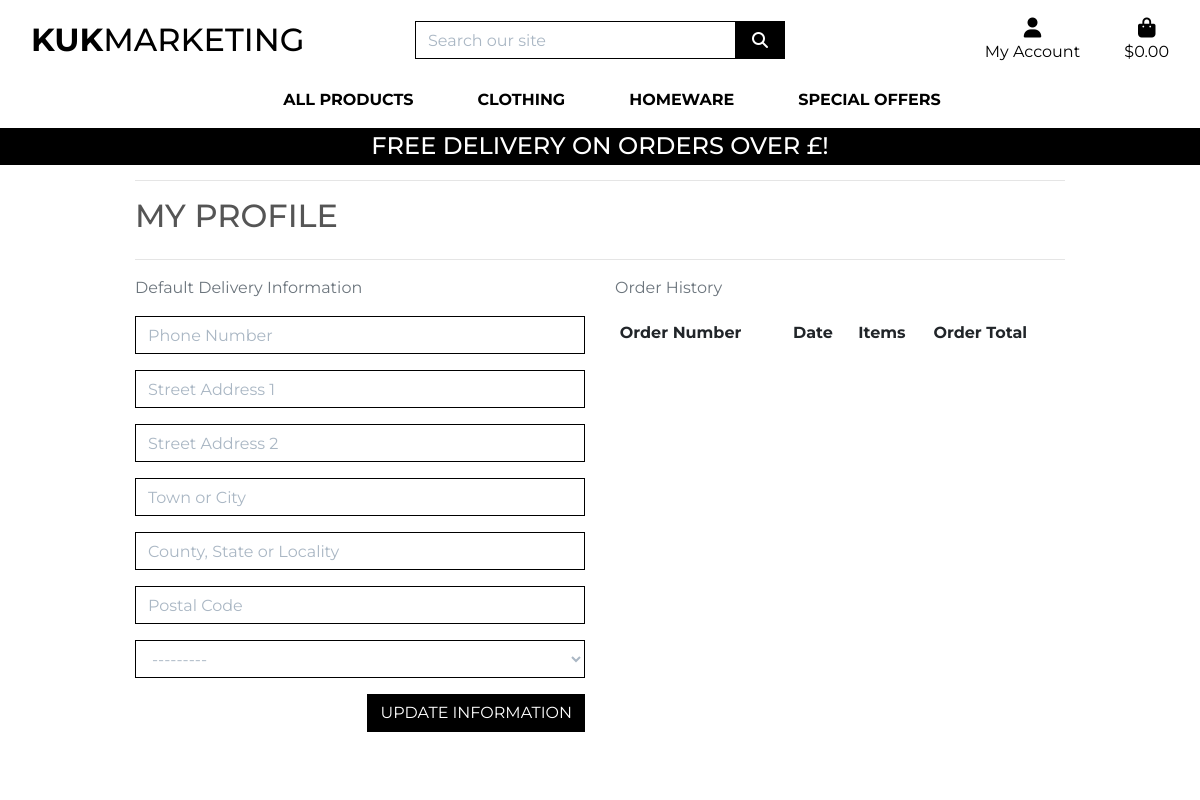
Before: /profile/ (signed in) with the older database file.
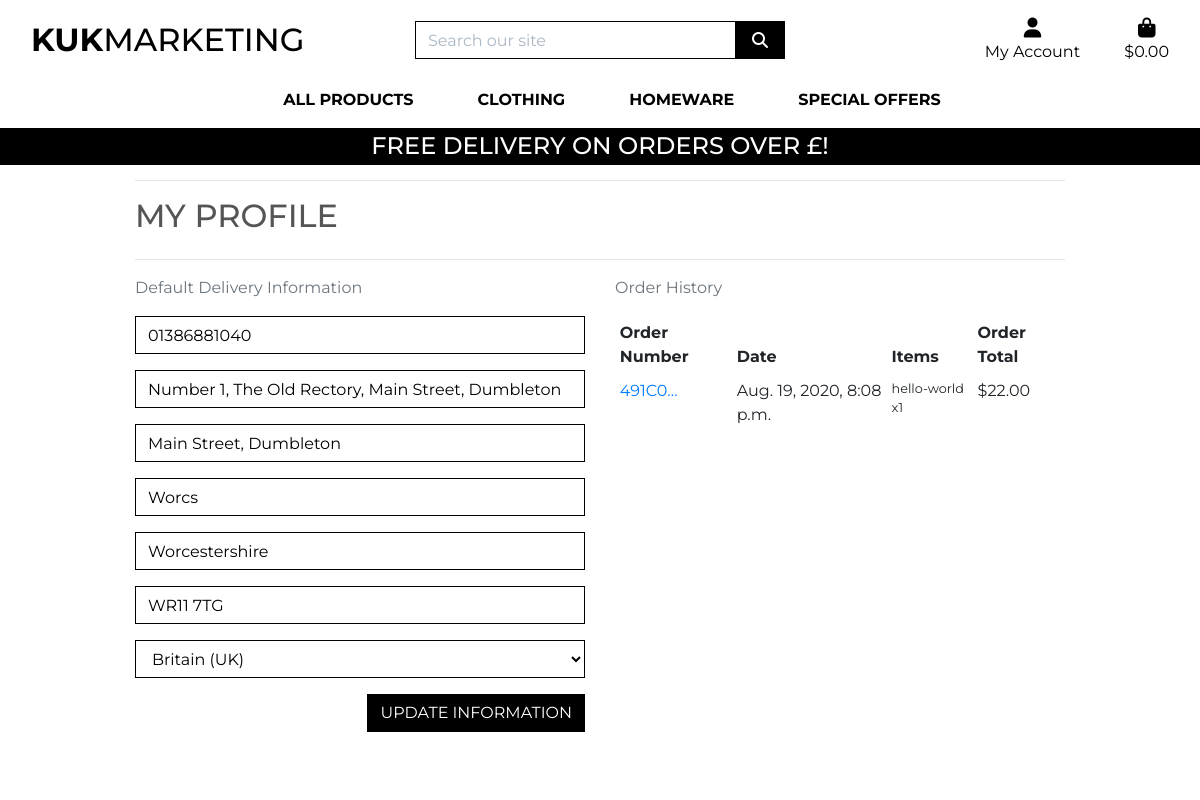
After: the same page with the newer database file.
### profiles/models.py (models this page shows, shortened)
class UserProfile(models.Model):
    user = models.OneToOneField(User, on_delete=models.CASCADE)
    default_phone_number = models.CharField(max_length=20, null=True, blank=True)
    default_street_address1 = models.CharField(max_length=80, null=True, blank=True)
    default_street_address2 = models.CharField(max_length=80, null=True, blank=True)
    default_town_or_city = models.CharField(max_length=40, null=True, blank=True)
    default_county = models.CharField(max_length=80, null=True, blank=True)
    default_postcode = models.CharField(max_length=20, null=True, blank=True)
    default_country = CountryField(blank_label='Country', null=True, blank=True)

### checkout/models.py (models this page shows, shortened)
class Order(models.Model):
    order_number = models.CharField(max_length=32, null=False, editable=False)
    user_profile = models.ForeignKey(UserProfile, on_delete=models.SET_NULL,
                                     null=True, blank=True, related_name='orders')
    full_name = models.CharField(max_length=50, null=False, blank=False)
    email = models.EmailField(max_length=254, null=False, blank=False)
    phone_number = models.CharField(max_length=20, null=False, blank=False)
    country = CountryField(blank_label='Country *', null=False, blank=False)
    postcode = models.CharField(max_length=20, null=True, blank=True)
    town_or_city = models.CharField(max_length=40, null=False, blank=False)
    street_address1 = models.CharField(max_length=80, null=False, blank=False)
    street_address2 = models.CharField(max_length=80, null=True, blank=True)
    county = models.CharField(max_length=80, null=True, blank=True)
    date = models.DateTimeField(auto_now_add=True)
    delivery_cost = models.DecimalField(max_digits=6, decimal_places=2, null=False, default=0)
    order_total = models.DecimalField(max_digits=10, decimal_places=2, null=False, default=0)
    grand_total = models.DecimalField(max_digits=10, decimal_places=2, null=False, default=0)
    original_bag = models.TextField(null=False, blank=False, default='')
    stripe_pid = models.CharField(max_length=254, null=False, blank=False, default='')

class OrderLineItem(models.Model):
    order = models.ForeignKey(Order, null=False, blank=False, on_delete=models.CASCADE, related_name='lineitems')
    product = models.ForeignKey(Product, null=False, blank=False, on_delete=models.CASCADE)
    product_size = models.CharField(max_length=2, null=True, blank=True) # XS, S, M, L, XL
    quantity = models.IntegerField(null=False, blank=False, default=0)
    lineitem_total = models.DecimalField(max_digits=6, decimal_places=2, null=False, blank=False, editable=False)

### products/models.py (models this page shows, shortened)
class Product(models.Model):
    category = models.ForeignKey('Category', null=True, blank=True, on_delete=models.SET_NULL)
    sku = models.CharField(max_length=254, null=True, blank=True)
    name = models.CharField(max_length=254)
    description = models.TextField()
    has_sizes = models.BooleanField(default=False, null=True, blank=True)
    price = models.DecimalField(max_digits=6, decimal_places=2)
    rating = models.DecimalField(max_digits=6, decimal_places=2, null=True, blank=True)
    image_url = models.URLField(max_length=1024, null=True, blank=True)
    image = models.ImageField(null=True, blank=True)

### profiles/views.py (the view)
# urls.py: path('profile/', include('profiles.urls')),
@login_required
def profile(request):
    profile = get_object_or_404(UserProfile, user=request.user)
    if request.method == 'POST':
        form = UserProfileForm(request.POST, instance=profile)
        if form.is_valid():
            form.save()
            messages.success(request, 'Profile updated successfully')
        else:
            messages.error(request, 'Update failed. Please ensure the form is valid.')
    else:
        form = UserProfileForm(instance=profile)
    orders = profile.orders.all()
    template = 'profiles/profile.html'
    context = {
        'form': form,
        'orders': orders,
        'on_profile_page': True
    }
    return render(request, template, context)

### bag/contexts.py (called while the page is built, shortened)
def bag_contents(request):
    bag_items = []
    total = 0
    product_count = 0
    bag = request.session.get('bag', {})
    if total < settings.FREE_DELIVERY_THRESHOLD:
        delivery = total * Decimal(settings.STANDARD_DELIVERY_PERCENTAGE / 100)
        free_delivery_delta = settings.FREE_DELIVERY_THRESHOLD - total
    else:
        delivery = 0
        free_delivery_delta = 0
    grand_total = delivery + total
    context = {
        'bag_items': bag_items,
        'total': total,
        'product_count': product_count,
        'delivery': delivery,
        'free_delivery_delta': free_delivery_delta,
        'free_delivery_threshold': settings.FREE_DELIVERY_THRESHOLD,
        'grand_total': grand_total,
    }
    return context

### profiles/templates/profiles/profile.html (shortened to what this page needs)
{% extends "base.html" %}
{% load static %}
{% block extra_css %}
    <link rel="stylesheet" href="{% static 'profiles/css/profile.css' %}">
{% endblock %}
{% block page_header %}
    <div class="container header-container">
    </div>
{% endblock %}
{% block content %}
    <div class="overlay"></div>
    <div class="container">
        <div class="row">
            <div class="col">
                <hr>
                <h2 class="logo-font mb-4">My Profile</h2>
                <hr>
            </div>
        </div>
        <div class="row">
            <div class="col-12 col-lg-6">
                <p class="text-muted">Default Delivery Information</p>
                <form class="mt-3" action="{% url 'profile' %}" method="POST" id="profile-update-form">
                    {{ form|crispy }}
                    <button class="btn btn-black rounded-0 text-uppercase float-right">Update Information</button>
                </form>
            </div>
            <div class="col-12 col-lg-6">
                <p class="text-muted">Order History</p>
                <div class="order-history table-responsive">
                    <table class="table table-sm table-borderless">
                        <thead>
                            <tr>
                                <th>Order Number</th>
                                <th>Date</th>
                                <th>Items</th>
                                <th>Order Total</th>
                            </tr>
                        </thead>
                        <tbody>
                            {% for order in orders %}
                                <tr>
                                    <td>
                                        <a href="{% url 'order_history' order.order_number %}"
                                        title="{{ order.order_number }}">
                                            {{ order.order_number|truncatechars:6 }}
                                        </a>
                                    </td>
                                    <td>{{ order.date }}</td>
                                    <td>
                                        <ul class="list-unstyled">
                                            {% for item in order.lineitems.all %}
                                                <li class="small">
                                                    {{ item.product.name }} x{{ item.quantity }}
                                                </li>
                                            {% endfor %}
                                        </ul>
                                    </td>
                                    <td>${{ order.grand_total }}</td>
                                </tr>
                            {% endfor %}
                        </tbody>
                    </table>
                </div>
            </div>
        </div>
{% endblock %}

Changed rows visible on the page:
changed UserProfile: default_phone_number (not shown) → "01386881040"; default_street_address1 (not shown) → "Number 1, The Old Rectory, Main Street, Dumbleton"; default_street_address2 (not shown) → "Main Street, Dumbleton"; default_town_or_city (not shown) → "Worcs"; default_county (not shown) → "Worcestershire"; default_postcode (not shown) → "WR11 7TG"; default_country "---------" → "Britain (UK)"
added Order: order_number "491C0…", date "Aug. 19, 2020, 8:08 p.m.", grand_total "22.00"
added OrderLineItem: product.name "hello-world", quantity "1"
